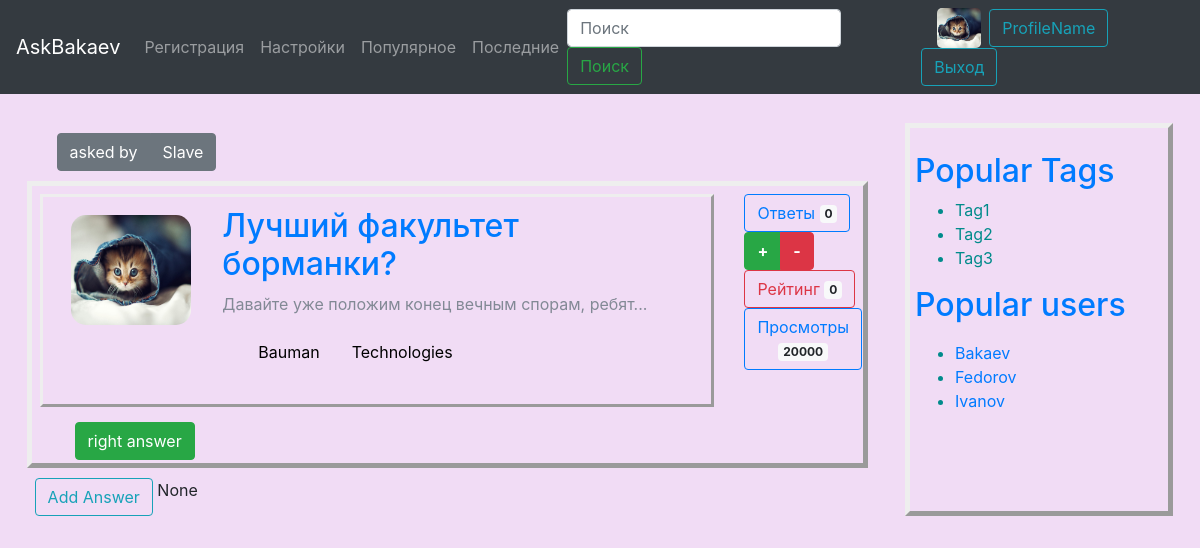
Screenshot of /question/2/ with the database file from the repository.
### main/models.py (models this page shows)
class Questions(models.Model):
    question = models.CharField(max_length=200, verbose_name = "вопрос")
    description = models.TextField(verbose_name = "подробности вопроса")
    author = models.ForeignKey(
        Users, on_delete=models.CASCADE, related_name='user', verbose_name = "автор")
    answers_count = models.IntegerField(default=0, verbose_name = "ответы")
    rating = models.IntegerField(default=0, verbose_name = "рейтинг")
    views = models.IntegerField(default=0, verbose_name = "просмотры")
    creation_time = models.DateTimeField(auto_now_add=True, verbose_name='дата и время создания')
    published = models.BooleanField(default=True, verbose_name="опубликован?")
    tags = models.ManyToManyField('Tags', blank=True, related_name='tags', verbose_name='Теги')
    def __str__(self):
        return self.question
    objects = QuestManager()
    class Meta:
        verbose_name = "Вопрос"
        verbose_name_plural = "Вопросы"

class Users(models.Model):
    name = models.CharField(max_length=20, verbose_name="имя")
    birthday = models.DateField(verbose_name='дата рождения')
    about = models.TextField(default="Пользователь не рассказал о себе.", verbose_name="о пользователе")
    avatar = models.ImageField(upload_to='upload/')
    password = models.CharField(default="qwertyqwerty", max_length=32, verbose_name="parol'")
    def __str__(self):
        return self.name
    class Meta:
        verbose_name = "Пользователь"
        verbose_name_plural = "Пользователи"

class Tags(models.Model):
    tag = models.CharField(max_length=20, verbose_name="тег")
    author = models.ForeignKey(
        Users, on_delete=models.CASCADE, verbose_name = "добавил тег")
    questions_count = models.IntegerField(default=0, verbose_name = "вопросы")
    questions = models.ManyToManyField('Questions', blank=True, related_name='quest', verbose_name='Voprosi')
    def __str__(self):
        return self.tag
    class Meta:
        verbose_name = "Тег"
        verbose_name_plural = "Теги"

### question/views.py (the view)
# urls.py: path('question/<int:pk>/', quest_views.QuestView.as_view(), name="question"),
class QuestView(DetailView):
    model = Questions
    template_name = 'question/question.html'
    def get_context_data(self, **kwargs):
        context = super().get_context_data(**kwargs)
        print(context)
        if True:
                q = Questions.objects.get(pk=context['questions'].id)
                q.views += 1
                q.save()
        context['increment'] = Questions.objects.increment(context['object'])
        return context

### main/models.py (called while the page is built)
    def increment(self, question):
        print("increment is called")

### question/templates/question/question.html (shortened to what this page needs)
{% extends "base.html" %}
{% block content %}
{% load static %}
<div class="up">
    <div class="btn-group" role="group" aria-label="Basic example">
      <button class="btn btn-secondary">asked by</button>
      <button type="button" class="btn btn-secondary">{{object.author}}</button>
    </div>
  </div>
  <div class="container main-content">
    <div class="row">
      <div class="col-10">
        <div class="question">
          <div class="row">
            <div class="col-2">
              <img class="avatar" src="{% static "public/kitten.jpg" %}" width="120" height="110" alt="kitten">
            </div>
            <div class="col-1"></div>
            <div class="col-9">
              <h2><a href=" ">{{object.question}}</a></h2>
              <p>{{object.description}}</p>
              <p><div class="pagination">
                 {% for tag in object.tags.all %}
                  <a href="#">{{tag}}</a>
                {% endfor %}
                </div></p>
            </div>
          </div>
        </div>
      </div>
      <div class="col-2 ">
          <button type="button" class="btn btn-outline-primary">
              Ответы <span class="badge badge-light">{{object.answers_set.count}}</span>
          </button>
          <div class="btn-group" role="group" aria-label="Basic example">
              <button type="button" class="btn btn-success"><strong> + </strong></button>
              <button type="button" class="btn btn-danger"><strong> - </strong></button>
            </div>
          <button type="button" class="btn btn-outline-danger">
              Рейтинг <span class="badge badge-light">{{object.rating}}</span>
          </button>
          <button type="button" class="btn btn-outline-primary">
              Просмотры <span class="badge badge-light">{{object.views}}</span>
          </button>
      </div>
    </div>
<form action="post" method="post">
      <button type="submit" name="right" class="btn btn-success margine">right answer</button>
  </form>
  </div>
  <a href="/new_answer/{{object.id}}" class="margine btn btn-outline-info ml-2 margin">Add Answer</a>
  {{increment}}
{% endblock %}

### static/public/my.css (style rules this page uses)
.up { padding: 10px; padding-left: 30px; }
.main-content { border-style: outset; padding: 3px; border-width: 5px; color: darkcyan; }
.question { border-style: outset; padding: 5px; color: rgba(21, 56, 56, 0.507); }
.row { padding: 5px; }
.avatar { margin-left: 18px; margin-top: 8px; border-radius: 15px; margin-right: 8px; }
.margine { margin-top: 10px; margin-left: 40px; }
.row:after { content: ""; display: table; clear: both; }
.pagination { display: inline-block; padding-left: 20px; }
.pagination a { color: black; float: left; padding: 8px 16px; text-decoration: none; }

### rows the page displays
Questions: author "Slave", question "Лучший факультет борманки?", description "Давайте уже положим конец вечным спорам, ребят...", answers_set.count "0", rating "0", views "20000"
Tags: tag "Bauman"
Tags: tag "Technologies"

### other values shown
{{ increment }} "None"
